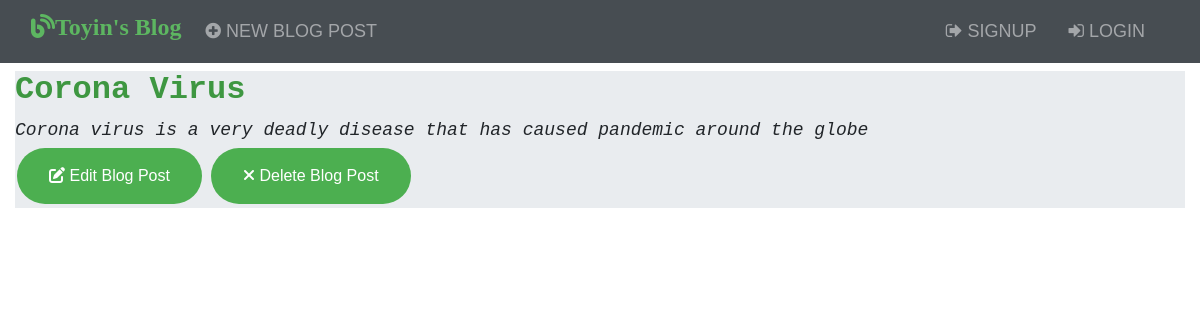
The app's page /post/2/ with its own data.
### blog/models.py (models this page shows, shortened)
class Post(models.Model):
    title = models.CharField(max_length=200)
    author = models.ForeignKey('auth.User', on_delete=models.CASCADE,)
    body = models.TextField()

### blog/views.py (the view)
# urls.py: path('post/<int:pk>/', BlogDetailView.as_view(), name='post_detail'),
class BlogDetailView(DetailView):
    model = Post
    template_name = 'post_detail.html'

### templates/post_detail.html
{% extends 'base.html' %}
{% block content %}
<div class="back_color">
    <div class="post-entry">
        <h2 id="post-title">{{ post.title }}</h2>
        <p>{{ post.body }}</p>
    </div>
    <p class="btn"><a href="{% url 'post_edit' post.pk %}"><i class='fas fa-edit'></i> Edit Blog Post</a></p>
    <p class="btn"><a href="{% url 'post_delete' post.pk %}"><i class='fas fa-remove'></i> Delete Blog Post</a></p>
</div>
{% endblock content %}

### static/css/base.css (style rules this page uses)
body { font-family: "Source Sans Pro", sans-serif; font-size: 18px; }
.post-entry { font-family: "Courier New", Courier, monospace; }
.post-entry h2 { margin: 0.5rem 0; font-weight: bold; }
.post-entry p { margin: 0; font-weight: 400; font-style: italic; }
button[type="submit"], input[type="submit"], .btn { background-color: #4caf50; border-radius: 40px; border: none; color: #fff; padding: 16px 32px; margin: 4px 2px; cursor: pointer; }
a { color: #fff; }
#post-title { color: #3e9741; }
.back_color { background-color: #e9ecef; }

### records on screen
Post: title "Corona Virus", body "Corona virus is a very deadly disease that has caused pandemic around the globe"
